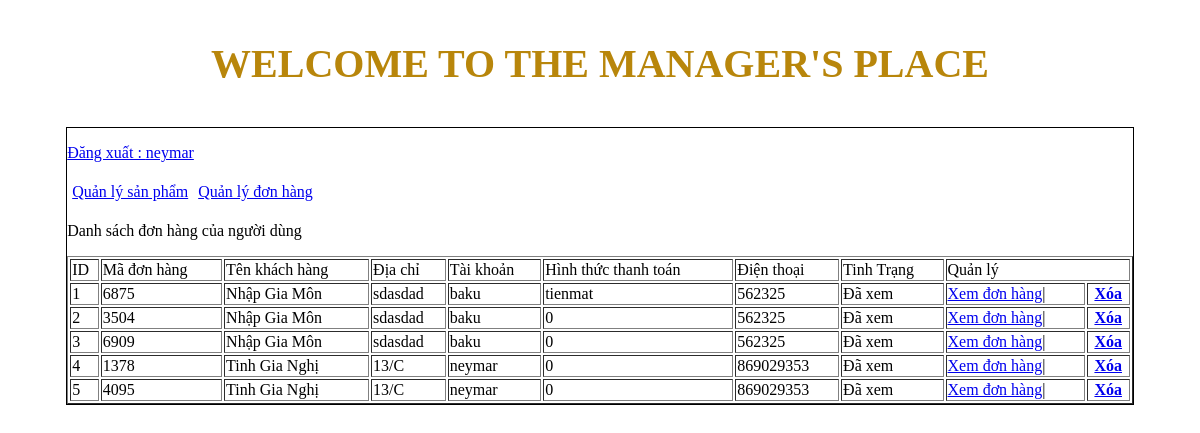
Screenshot of /admincp/index.php?action=quanlydonhang&query=them (signed in) with the database file from the repository.
### tables this page shows
CREATE TABLE `tbl_giohang` (
  `id_cart` int(11) NOT NULL,
  `id_khachhang` int(11) NOT NULL,
  `code_cart` varchar(11) NOT NULL,
  `cart_status` int(11) NOT NULL,
  `cart_payment` varchar(100) NOT NULL
);

CREATE TABLE `tbl_dangky` (
  `id_khachhang` int(11) NOT NULL,
  `hovaten` varchar(250) NOT NULL,
  `taikhoan` varchar(100) NOT NULL,
  `matkhau` varchar(100) NOT NULL,
  `sodienthoai` int(11) NOT NULL,
  `email` varchar(100) NOT NULL,
  `diachi` text NOT NULL,
  `chucvu` int(11) NOT NULL
);

### admincp/modules/quanlydonhang/lietke.php (the view)
<?php
    $sql_lietke_dh="SELECT * FROM tbl_giohang ,tbl_dangky  WHERE tbl_giohang.id_khachhang=tbl_dangky.id_khachhang ORDER BY id_cart DESC";
    $result_lietke_dh= mysqli_query($connect,$sql_lietke_dh);
?>
<p>Danh sách đơn hàng của người dùng</p>
 <table style="width: 100%;" border="1" style="border-collapse:collapse;">
     <tr>
         <td>ID</td>
         <td>Mã đơn hàng</td>
         <td>Tên khách hàng</td>
         <td>Địa chỉ</td>
         <td>Tài khoản</td>
         <td>Hình thức thanh toán</td>
         <td>Điện thoại</td>
         <td>Tinh Trạng </td>
         <td colspan="2">Quản lý </td>
     </tr>
     <?php
    $i=0;
    while($row=mysqli_fetch_array($result_lietke_dh)){
        $i++;
     ?>
     <tr>
         <td><?php echo $i ?></td>
         <td><?php echo $row['code_cart'] ?></td>
         <td><?php echo $row['hovaten']?></td>
         <td><?php echo $row['diachi']?></td>
         <td><?php echo $row['taikhoan']?></td>
         <td><?php echo $row['cart_payment']?></td>
         <td><?php echo $row['sodienthoai']?></td>
         <td>
    	<?php if($row['cart_status']==1){
    		echo '<a href="modules/quanlydonhang/xuly.php?code='.$row['code_cart'].'">Đơn hàng mới</a>';
    	}else{
    		echo 'Đã xem';
    	}
    	?>
    </td>
         <td>
            <a href="index.php?action=quanlydonhang&query=xemdonhang&code=<?php echo $row['code_cart']?>">Xem đơn hàng</a>|
            <th><a href="modules/quanlydonhang/xuly.php?iddonhang=<?php echo $row['code_cart']?>">Xóa</a></th>
         </td>
     </tr>
     <?php
    }
    ?>
 </table>

### rows the page displays
tbl_giohang: code_cart "6875", id_khachhang.hovaten "Nhập Gia Môn", id_khachhang.diachi "sdasdad", id_khachhang.taikhoan "baku", cart_payment "tienmat", id_khachhang.sodienthoai "562325", cart_status "Đã xem"
tbl_giohang: code_cart "3504", id_khachhang.hovaten "Nhập Gia Môn", id_khachhang.diachi "sdasdad", id_khachhang.taikhoan "baku", cart_payment "0", id_khachhang.sodienthoai "562325", cart_status "Đã xem"
tbl_giohang: code_cart "6909", id_khachhang.hovaten "Nhập Gia Môn", id_khachhang.diachi "sdasdad", id_khachhang.taikhoan "baku", cart_payment "0", id_khachhang.sodienthoai "562325", cart_status "Đã xem"
tbl_giohang: code_cart "1378", id_khachhang.hovaten "Tinh Gia Nghị", id_khachhang.diachi "13/C", id_khachhang.taikhoan "neymar", cart_payment "0", id_khachhang.sodienthoai "869029353", cart_status "Đã xem"
tbl_giohang: code_cart "4095", id_khachhang.hovaten "Tinh Gia Nghị", id_khachhang.diachi "13/C", id_khachhang.taikhoan "neymar", cart_payment "0", id_khachhang.sodienthoai "869029353", cart_status "Đã xem"

### other values shown
$_SESSION['dangnhap'] "neymar"
